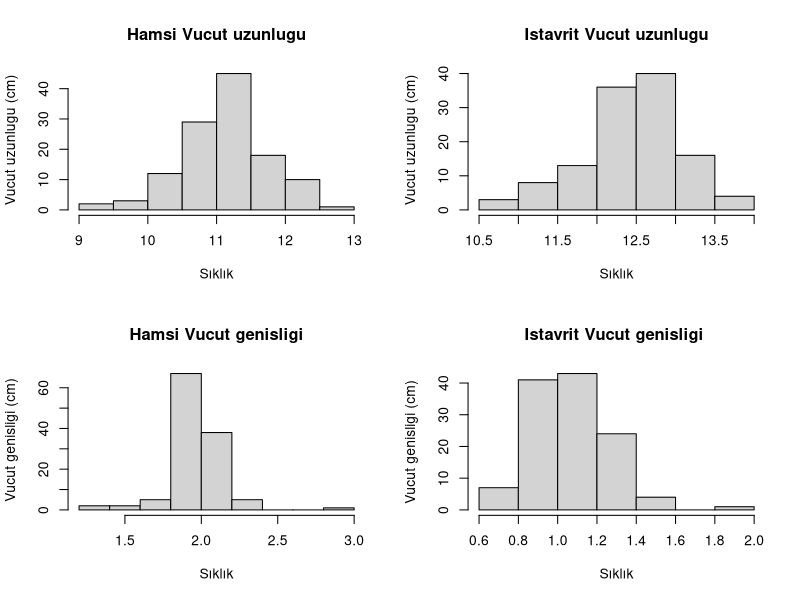
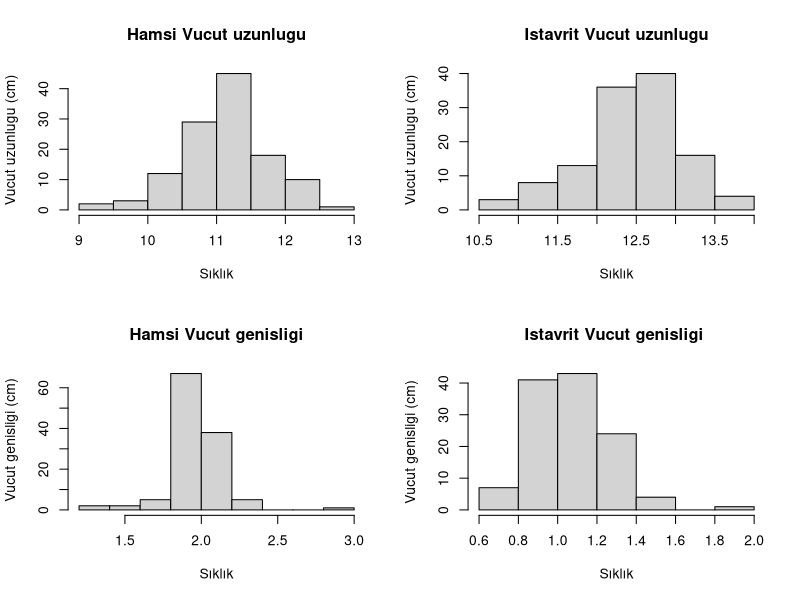

Recreate these plots in R, in order.
# 1. kısım grup verilerinin değerlendirilmesi
# Verilerin okunması
balik_veri <- read.csv2("Data/Bolum5_balik.csv",header = TRUE,skip = 1)

# Hamsi vücut uzunluğu ve Vücut genişliği değerlerinin özetlenmesi
# Min:en düşük değer
# Max:en yüksek değer
# Median: Medyan Mean: Ortalama

# Hamsi vücut uzunluğu ve vücut genişliği değerlerinin özetlenmesi
summary(balik_veri$VU_hamsi)
summary(balik_veri$VG_hamsi)

# İstavrit vücut uzunluğu ve vücut genişliği değerlerinin özetlenmesi

summary(balik_veri$VU_istavrit)
summary(balik_veri$VG_istavrit)



# Hamsilerde vücut uzunluğu ve Vücut genişliği değerleri arasındaki korelasyon
cor(balik_veri$VU_hamsi,balik_veri$VG_hamsi)

# İstavritlerde vücut uzunluğu ve Vücut genişliği değerleri arasındaki korelasyon
cor(balik_veri$VU_istavrit,balik_veri$VG_istavrit)

# Hamsi ve İstavritlerin vücut uzunluğunun t testi ile karşılaştırılması

t.test(balik_veri$VU_hamsi,balik_veri$VU_istavrit,alternative = "two.sided",
                        paired = FALSE)

# Hamsi ve İstavritlerin vücut genişliğinin t testi ile karşılaştırılması

t.test(balik_veri$VG_hamsi,balik_veri$VG_istavrit,alternative = "two.sided",
       paired = FALSE)

# Histogram Değerleri
# Eğer sürekli figür marjin hatası veriyorsa
# Aşağıdaki satırı geçip figürleri tek tek kaydedebilirsiniz

par(mfrow = c(2,2))

hist(balik_veri$VU_hamsi,xlab = "Sıklık", ylab = " Vucut uzunlugu (cm)",
     main = "Hamsi Vucut uzunlugu")
hist(balik_veri$VU_istavrit,xlab = "Sıklık", ylab = " Vucut uzunlugu (cm)",
     main = "Istavrit Vucut uzunlugu")
hist(balik_veri$VG_istavrit,xlab = "Sıklık", ylab = " Vucut genisligi (cm)",
     main = " Hamsi Vucut genisligi ")
hist(balik_veri$VG_hamsi,xlab = "Sıklık", ylab = "Vucut genisligi (cm)",
     main = "Istavrit Vucut genisligi ")


# 2. kısım birleşik verilerin değerlendirilmesi


# Verilerin okunması birleşik veri için
balik_veri <- read.csv2("Data/Bolum5_birlesik.csv",header = TRUE,skip = 1)

# Hamsi vücut uzunluğu ve Vücut genişliği değerlerinin özetlenmesi
# Min:en düşük değer
# Max:en yüksek değer
# Median: Medyan Mean: Ortalama

# Hamsi vücut uzunluğu ve vücut genişliği değerlerinin özetlenmesi
summary(balik_veri$VU_hamsi)
summary(balik_veri$VG_hamsi)

# İstavrit vücut uzunluğu ve vücut genişliği değerlerinin özetlenmesi

summary(balik_veri$VU_istavrit)
summary(balik_veri$VG_istavrit)


# Hamsilerde vücut uzunluğu ve Vücut genişliği değerleri arasındaki korelasyon
cor(balik_veri$VU_hamsi,balik_veri$VG_hamsi)

# İstavritlerde vücut uzunluğu ve Vücut genişliği değerleri arasındaki korelasyon
cor(balik_veri$VU_istavrit,balik_veri$VG_istavrit)

# Hamsi ve İstavritlerin vücut uzunluğunun t testi ile karşılaştırılması

t.test(balik_veri$VU_hamsi,balik_veri$VU_istavrit,alternative = "two.sided",
       paired = FALSE)

# Hamsi ve İstavritlerin vücut genişliğinin t testi ile karşılaştırılması

t.test(balik_veri$VG_hamsi,balik_veri$VG_istavrit,alternative = "two.sided",
       paired = FALSE)

# Histogram Değerleri
# Eğer sürekli figür marjin hatası veriyorsa
# Aşağıdaki satırı geçip figürleri tek tek kaydedebilirsiniz
par(mfrow = c(2,2))

hist(balik_veri$VU_hamsi,xlab = "Sıklık", ylab = " Vucut uzunlugu (cm)",
     main = "Hamsi Vucut uzunlugu")
hist(balik_veri$VU_istavrit,xlab = "Sıklık", ylab = " Vucut uzunlugu (cm)",
     main = "Istavrit Vucut uzunlugu")
hist(balik_veri$VG_istavrit,xlab = "Sıklık", ylab = " Vucut genisligi (cm)",
     main = " Hamsi Vucut genisligi ")
hist(balik_veri$VG_hamsi,xlab = "Sıklık", ylab = "Vucut genisligi (cm)",
     main = "Istavrit Vucut genisligi ")

